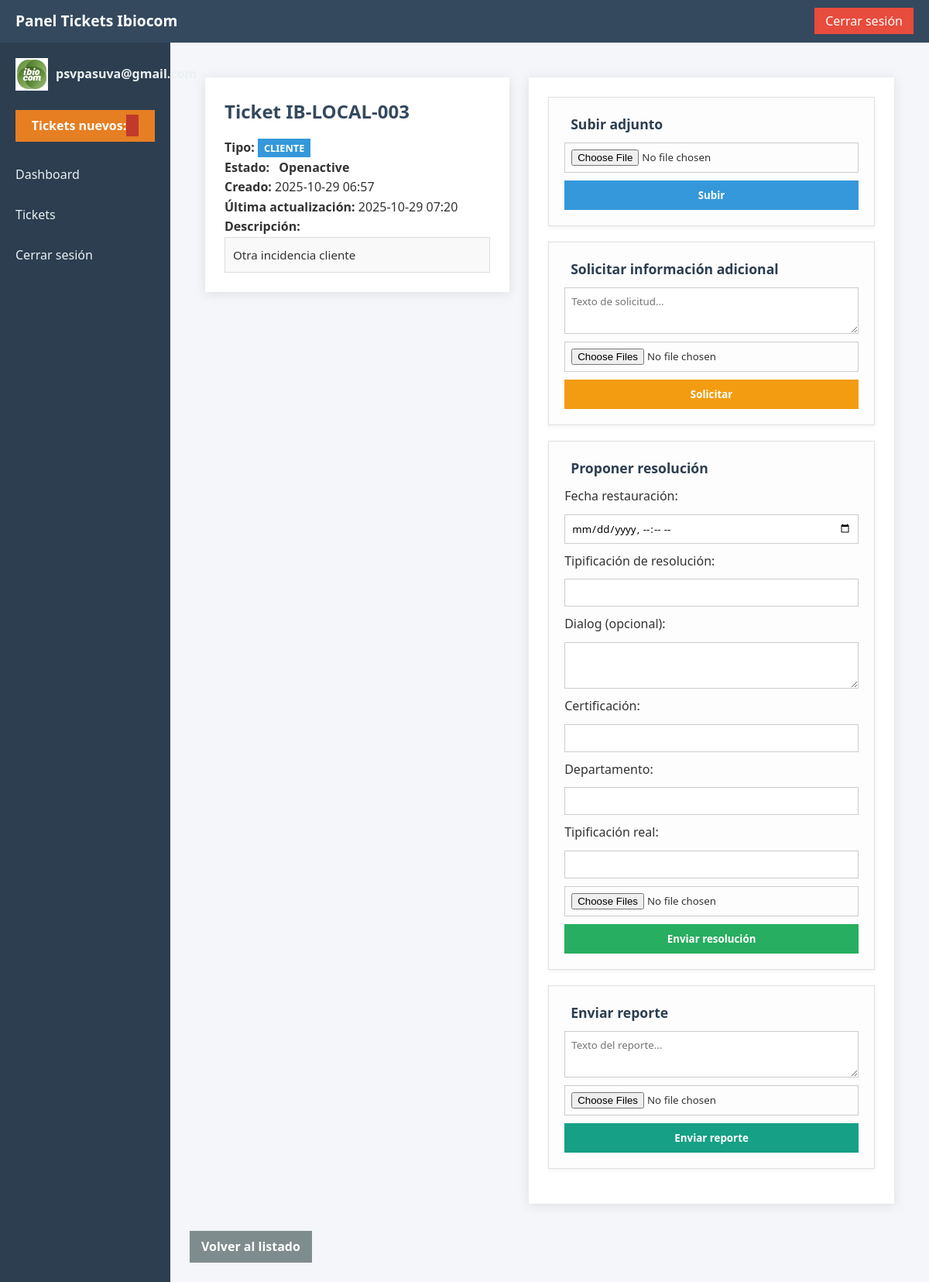
Page /web/tickets/3 (signed in) on the committed database.
### app/models.py (models this page shows)
class User(SQLModel, table=True):
    id: Optional[int] = Field(default=None, primary_key=True)
    email: str = Field(unique=True, index=True)
    password_hash: str
    role: str = Field(default="tecnico")
    created_at: datetime = Field(default_factory=datetime.utcnow)

class Ticket(SQLModel, table=True):
    id: Optional[int] = Field(default=None, primary_key=True)
    primary_key: str = Field(max_length=50)
    mirror_key: Optional[str] = Field(default=None, max_length=50)
    state: Optional[str] = Field(default=None, max_length=50)
    dialog: Optional[str] = None
    clearance_person: Optional[str] = Field(default="ibiocom", max_length=50)
    ticket_type: str = Field(default="ftth_cliente", max_length=50)  # <-- nuevo campo
    created_at: datetime = Field(default_factory=datetime.utcnow)
    updated_at: datetime = Field(default_factory=datetime.utcnow)

### app/routes/web.py (the view)
@router.get("/tickets/{ticket_id}", response_class=HTMLResponse)
def ticket_detail(request: Request, ticket_id: int):
    if not SESSION_USER:
        return RedirectResponse("/web/login")
    with Session(engine) as session:
        ticket = session.get(Ticket, ticket_id)
    return templates.TemplateResponse("ticket_detail.html", {"request": request, "ticket": ticket, "current_user": SESSION_USER})

### app/templates/ticket_detail.html (shortened to what this page needs)
{% extends "base.html" %}
{% block content %}
<div class="ticket-detail-container">
  <div class="ticket-info">
    <h2>Ticket {{ ticket.primary_key }}</h2>
    <p><b>Tipo:</b>
      {% if ticket.ticket_type == 'ftth_cliente' %}
        <span class="ticket-type ticket-client">Cliente</span>
      {% elif ticket.ticket_type == 'ftth_masivo' %}
        <span class="ticket-type ticket-massive">Masivo</span>
      {% elif ticket.ticket_type == 'trabajos_programados' %}
        <span class="ticket-type ticket-workflow">Trabajo programado</span>
      {% else %}
        <span class="ticket-type">Desconocido</span>
      {% endif %}
    </p>
    <p><b>Estado:</b>
      <span class="status-tag status-{{ ticket.state }}">{{ ticket.state|capitalize }}</span>
    </p>
    <p><b>Creado:</b> {{ ticket.created_at.strftime('%Y-%m-%d %H:%M') }}</p>
    {% if ticket.updated_at %}
      <p><b>Última actualización:</b> {{ ticket.updated_at.strftime('%Y-%m-%d %H:%M') }}</p>
    {% endif %}
    <p><b>Descripción:</b></p>
    <div class="ticket-dialog">{{ ticket.dialog or "Sin descripción" }}</div>
  </div>
  <div class="ticket-actions">
    <div class="action-card">
      <h3> Subir adjunto</h3>
      <form action="/web/tickets/{{ ticket.id }}/upload" method="post" enctype="multipart/form-data">
        <input type="file" name="file" required>
        <button type="submit" class="btn-primary">Subir</button>
      </form>
    </div>
    {% if ticket.ticket_type in ['ftth_cliente', 'ftth_masivo', 'trabajos_programados'] %}
    <div class="action-card">
      <h3> Solicitar información adicional</h3>
      <form action="/web/tickets/{{ ticket.id }}/request_info" method="post" enctype="multipart/form-data">
        <textarea name="dialog" placeholder="Texto de solicitud..." required></textarea>
        <input type="file" name="attachments" multiple>
        <button type="submit" class="btn-warning">Solicitar</button>
      </form>
    </div>
    <div class="action-card">
      <h3> Proponer resolución</h3>
      <form action="/web/tickets/{{ ticket.id }}/propose_resolution" method="post" enctype="multipart/form-data">
        <label>Fecha restauración:</label>
        <input type="datetime-local" name="date_restore_service" required>
        <label>Tipificación de resolución:</label>
        <input type="text" name="raw_resolution" required>
        <label>Dialog (opcional):</label>
        <textarea name="dialog"></textarea>
        <label>Certificación:</label>
        <input type="text" name="certification">
        <label>Departamento:</label>
        <input type="text" name="department">
        <label>Tipificación real:</label>
        <input type="text" name="raw_real_tipification">
        <input type="file" name="attachments" multiple>
        <button type="submit" class="btn-success">Enviar resolución</button>
      </form>
    </div>
    <div class="action-card">
      <h3> Enviar reporte</h3>
      <form action="/web/tickets/{{ ticket.id }}/send_report" method="post" enctype="multipart/form-data">
        <textarea name="dialog" placeholder="Texto del reporte..." required></textarea>
        <input type="file" name="attachments" multiple>
        <button type="submit" class="btn-info">Enviar reporte</button>
      </form>
    </div>
    {% endif %}
  </div>
</div>
<a href="/web/tickets" class="btn back-btn"> Volver al listado</a>
{% endblock %}

### app/templates/base.html (shortened to what this page needs)
<!DOCTYPE html>
<html lang="es">
<head>
  <link rel="stylesheet" href="/static/style.css">
</head>
<body>
  <header class="navbar">
    <div class="navbar-left">
      <h1>Panel Tickets Ibiocom</h1>
    </div>
    <div class="navbar-right">
      <a href="/web/logout" class="btn">Cerrar sesión</a>
    </div>
  </header>
  <div class="container">
    <aside class="sidebar">
      <div class="user-panel">
        <img src="/static/user.png" alt="Usuario" class="user-img">
        <p class="username">{{ current_user.email if current_user else "Invitado" }}</p>
      </div>
      <div class="notifications">
        <p>Tickets nuevos: <span class="badge">{{ new_tickets_count }}</span></p>
      </div>
      <nav>
        <a href="/web/dashboard">Dashboard</a>
        <a href="/web/tickets">Tickets</a>
        <a href="/web/logout">Cerrar sesión</a>
      </nav>
    </aside>
    <main class="main-content">
      {% block content %}{% endblock %}
    </main>
  </div>
</body>
</html>

### app/static/style.css (style rules this page uses)
* { box-sizing: border-box; margin:0; padding:0; font-family: 'Segoe UI', Arial, sans-serif; }
body { background: #f4f6f9; color: #333; line-height: 1.6; }
*, *::before, *::after { border-radius: 0 !important; }
.navbar { display: flex; justify-content: space-between; align-items: center; background: #34495e; color: #fff; padding: 12px 20px; }
.navbar h1 { font-size: 1.2rem; font-weight: 600; }
.navbar a.btn { background: #e74c3c; padding: 6px 14px; color: #fff; text-decoration: none; transition: background 0.2s; }
.container { display: flex; min-height: 100vh; }
.sidebar { width: 220px; background: #2c3e50; padding: 20px; }
.sidebar nav a { display: block; color: #ecf0f1; padding: 10px 0; text-decoration: none; margin-bottom: 6px; transition: all 0.2s; }
.main-content { flex: 1; padding: 25px; }
.user-panel { display: flex; align-items: center; margin-bottom: 25px; }
.user-panel .user-img { width: 42px; height: 42px; margin-right: 10px; border: 2px solid #fff; }
.user-panel .username { color: #ecf0f1; font-weight: bold; }
.notifications { background: #e67e22; color: #fff; padding: 8px 10px; margin-bottom: 20px; text-align: center; font-weight: bold; }
.notifications .badge { background: #c0392b; padding: 3px 8px; }
.back-btn { display: inline-block; margin-top: 15px; background: #7f8c8d; padding: 8px 15px; color: #fff; text-decoration: none; font-weight: bold; transition: background 0.2s; }
.ticket-detail-container { display: grid; grid-template-columns: 1fr 1.2fr; gap: 25px; align-items: start; padding: 20px; }
.ticket-info, .ticket-actions { background: #fff; padding: 25px; box-shadow: 0 2px 15px rgba(0,0,0,0.1); }
.ticket-info h2 { color: #34495e; margin-bottom: 15px; }
.ticket-dialog { background: #f9f9f9; padding: 10px; border: 1px solid #ddd; font-size: 0.95rem; }
.action-card { background: #fdfdfd; border: 1px solid #e0e0e0; padding: 20px; margin-bottom: 20px; box-shadow: 0 2px 6px rgba(0,0,0,0.05); }
.action-card h3 { margin-bottom: 10px; color: #2c3e50; font-size: 1.1rem; display: flex; align-items: center; gap: 8px; }
.action-card form { display: flex; flex-direction: column; gap: 10px; }
.action-card input, .action-card textarea { width: 100%; padding: 8px; border: 1px solid #ccc; }
.action-card textarea { resize: vertical; min-height: 60px; }
.action-card button { padding: 10px; border: none; color: #fff; font-weight: bold; cursor: pointer; }
.btn-primary { background: #3498db; }
.btn-warning { background: #f39c12; }
.btn-success { background: #27ae60; }
.btn-info { background: #16a085; }
.status-tag { padding: 3px 8px; font-weight: bold; text-transform: capitalize; }
.ticket-type { padding: 3px 8px; font-weight: bold; text-transform: uppercase; font-size: 0.8rem; color: #fff; }
.ticket-client { background-color: #3498db; }

### rows in the picture
User: email "psvpasuva@gmail.com"
Ticket: primary_key "IB-LOCAL-003", state "Openactive", created_at "2025-10-29 06:57", updated_at "2025-10-29 07:20", dialog "Otra incidencia cliente"
